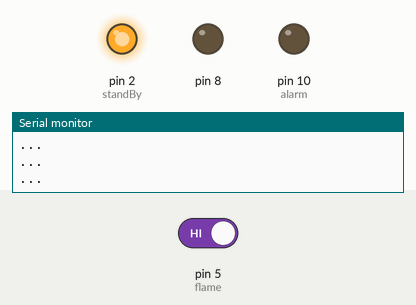
A program run on a simulated Arduino Nano, built with avr-gcc and run on an emulated ATmega328P. On the bench: output pins drawn as LEDs (lit = HIGH), the last lines printed to the serial monitor. Dashed ring = blinking. The inputs (shaded band) are chosen by the test bench; at power-on: pin 5 (flame) HIGH.

Above: at 1.8 s.
1.9 s: pin 5 (flame) driven LOW
At 2.4 s:
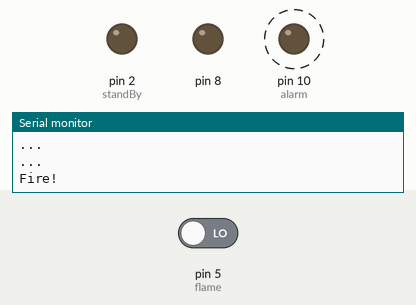
4.9 s: pin 5 (flame) driven HIGH
At 5.8 s:
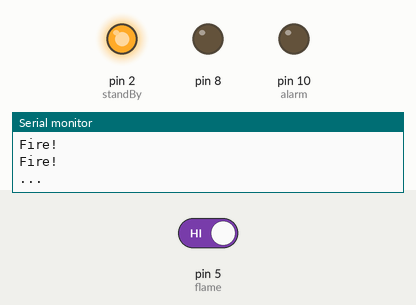
Timing chart, 0 to 7.9 s (numbered marks = the images above; inputs shaded):
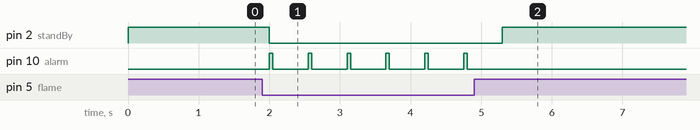

Measured:
- after the input at 1.9 s, pin 2 (standBy): HIGH → LOW after 0.10 s; pin 10 (alarm): alternates HIGH for 0.05 s and LOW for 0.50 s, starting after 0.10 s
- after the input at 4.9 s, pin 2 (standBy): LOW → HIGH after 0.40 s; pin 10 (alarm): stops changing and stays LOW

The program:

main.cpp
```cpp
#include <Arduino.h>

#define flame 5
#define standBy 2
#define alarm 10

void setup()
{
  Serial.begin(9600);
  pinMode(flame, INPUT);
  pinMode(alarm, OUTPUT);
  pinMode(standBy, OUTPUT);
  pinMode(8, OUTPUT);
}

void onFire()
{
  Serial.println("Fire!");
  digitalWrite(standBy, LOW);
  digitalWrite(alarm, HIGH);
  delay(50);
  digitalWrite(alarm, LOW);
}
void nothingHappen()
{
  Serial.println("...");
  digitalWrite(alarm, LOW);
  digitalWrite(standBy, HIGH);
}

void loop()
{
  int fire = digitalRead(flame);
  if (fire == LOW)
    onFire();
  else
    nothingHappen();

  delay(500);
}
```
